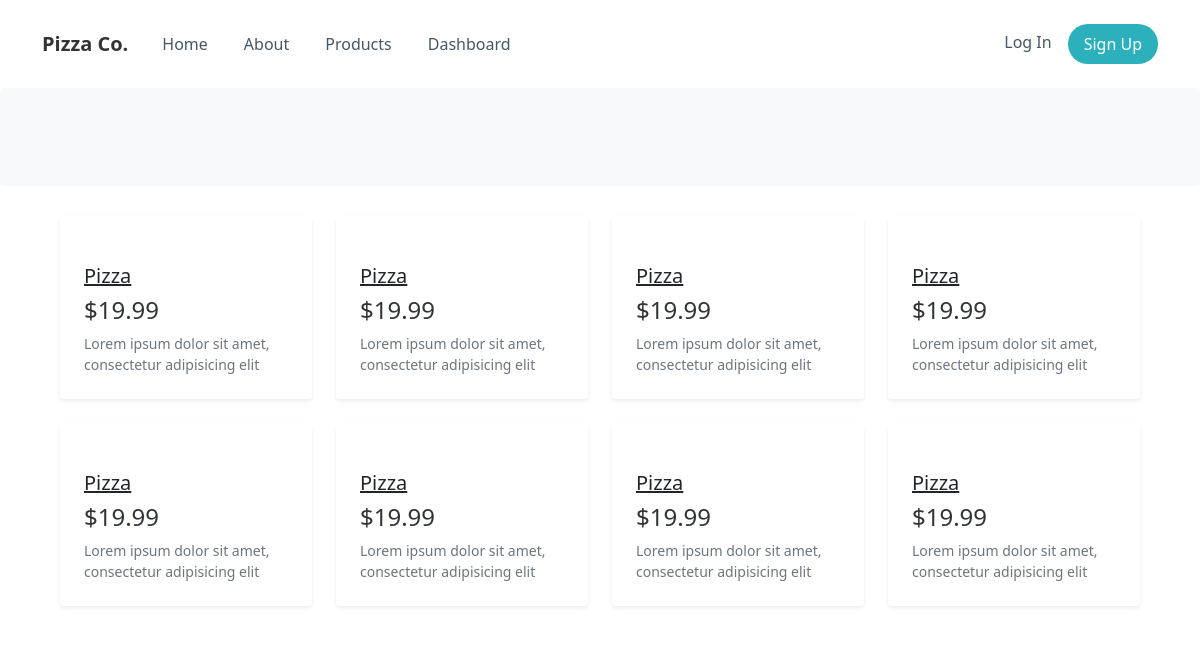
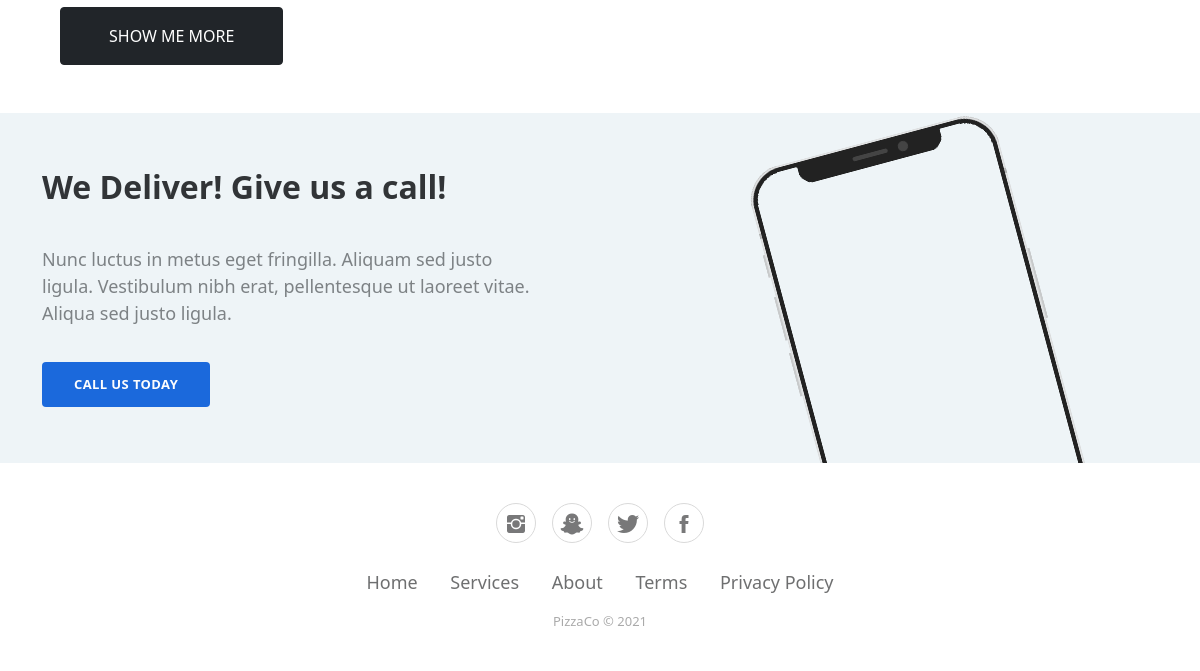
/products, run on an earlier commit of the app's database (2 pictures, top to bottom).
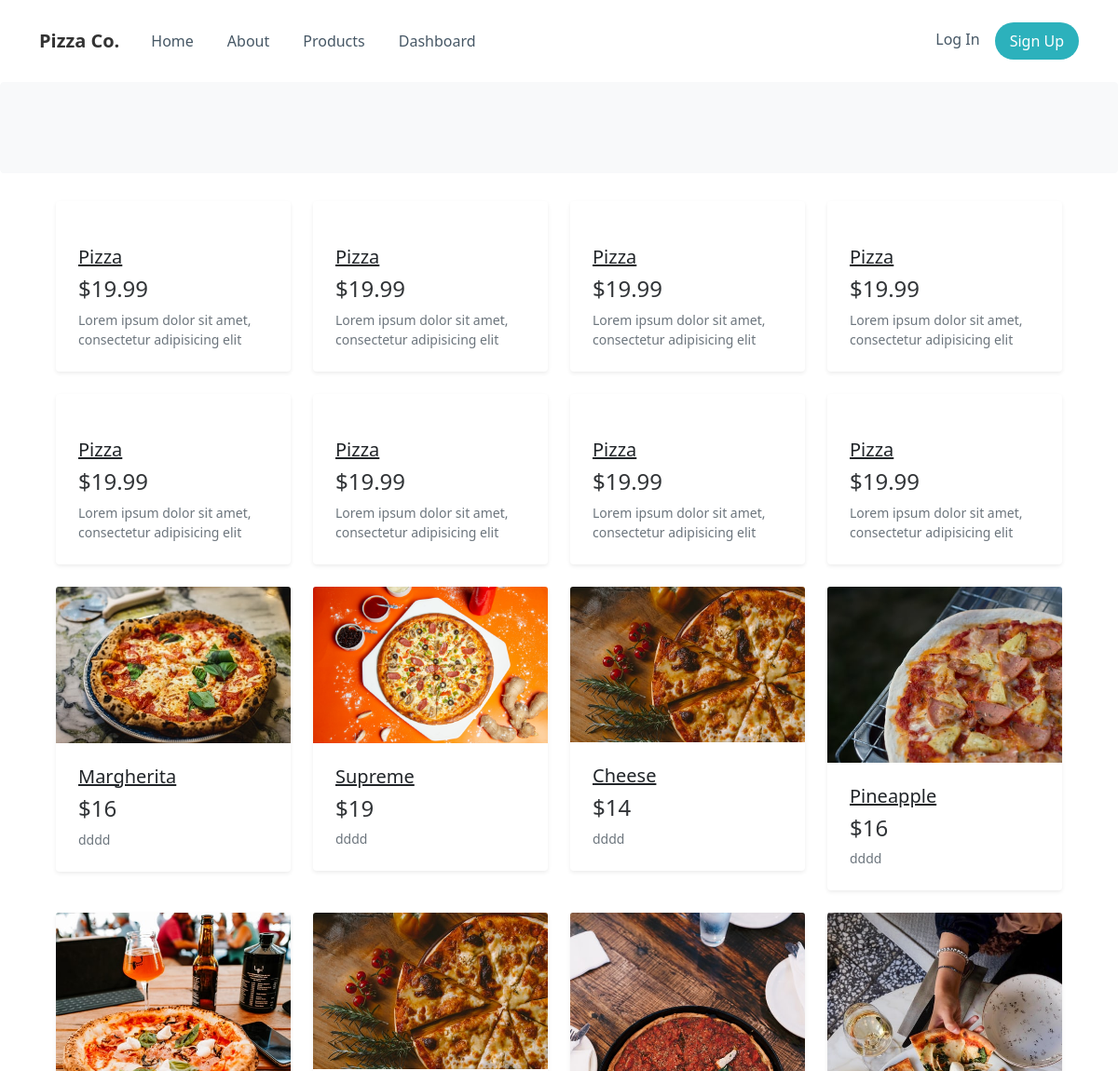
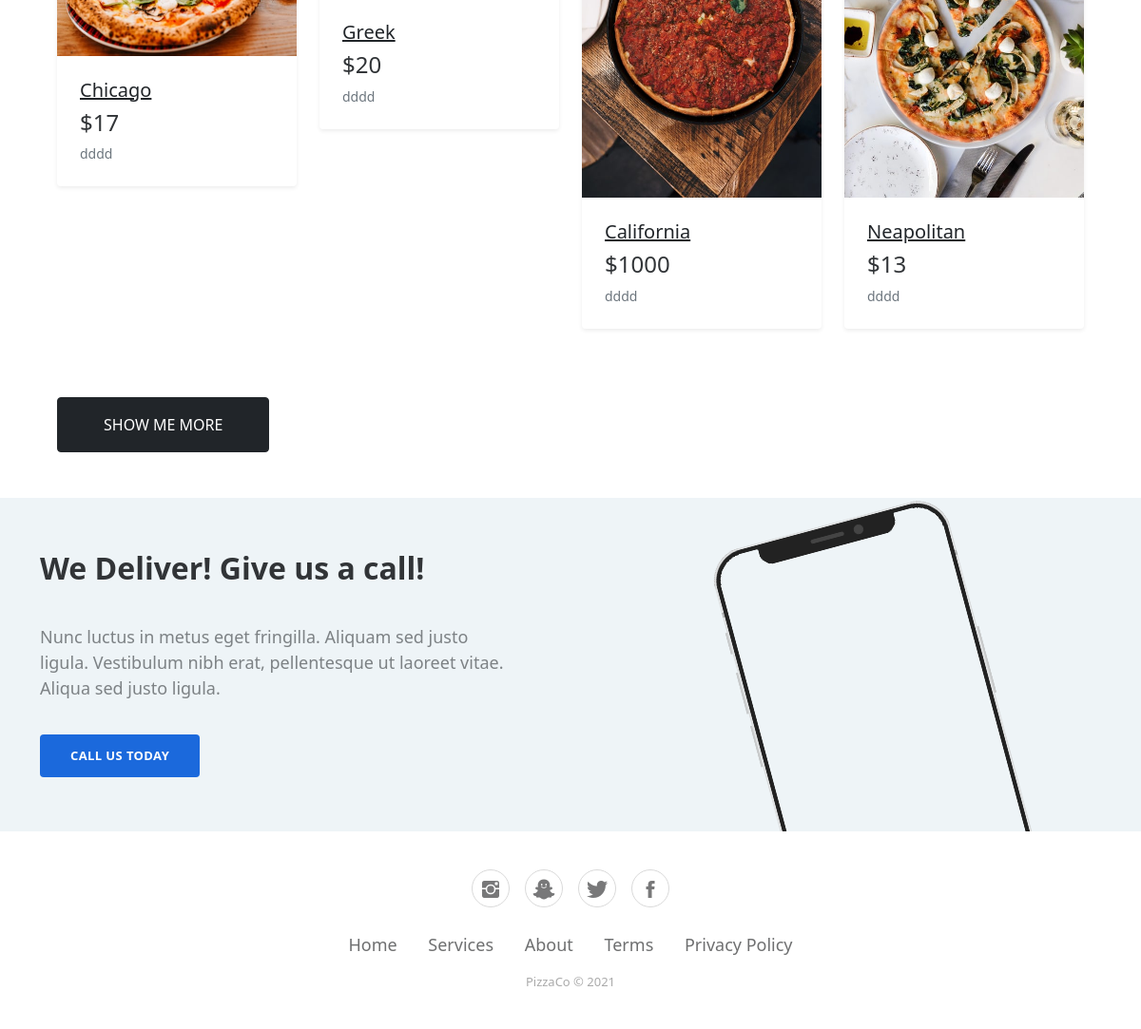
And on a later commit of the database (2 pictures, top to bottom).
### webpage/models.py (models this page shows)
class Product(models.Model):
    name = models.CharField(max_length=100)
    imgURL = models.ImageField(upload_to='pics')
    desc = models.TextField()
    price = models.IntegerField()

### webpage/views.py (the view)
# urls.py: path('products', views.products, name='products'),
def products(request):
    products = Product.objects.all()
    return render(request, 'products.html', {'products': products})

### templates/products.html (shortened to what this page needs)
{% load static %}
<!DOCTYPE html>
<html lang="en">
<head>
    <link rel="stylesheet" href="{% static 'bootstrap/css/bootstrap.min.css' %}">
    <link rel="stylesheet" href="{% static 'fonts/ionicons.min.css' %}">
    <link rel="stylesheet" href="{% static 'css/styles.min.css' %}">
    <link rel="stylesheet" href="https://cdnjs.cloudflare.com/ajax/libs/baguettebox.js/1.10.0/baguetteBox.min.css">
</head>
<body>
    <nav class="navbar navbar-light navbar-expand-md navigation-clean-button">
        <div class="container"><a class="navbar-brand" href="/">Pizza Co.</a>
            <div class="collapse navbar-collapse" id="navcol-1">
                <ul class="navbar-nav me-auto">
                    <li class="nav-item"><a class="nav-link" href="/">Home</a></li>
                    <li class="nav-item"><a class="nav-link" href="/about">About</a></li>
                    <li class="nav-item"><a class="nav-link" href="/products">Products</a></li>
                    <li class="nav-item"><a class="nav-link" href="/dashboard">Dashboard</a></li>
                </ul><span class="navbar-text actions"> <a class="login" href="/login">Log In</a><a class="btn btn-light action-button" role="button" href="/signup">Sign Up</a></span>
            </div>
        </div>
    </nav>
    <div class="bg-light border rounded border-light hero-technology jumbotron py-5 px-4"></div><div class="photo-gallery">
<div class="container-fluid">
  <div class="px-lg-5">
    <div class="row">
      <div class="col-xl-3 col-lg-4 col-md-6 mb-4">
        <div class="bg-white rounded shadow-sm">
          <div class="p-4">
            <h5> <a href="#" class="text-dark">Pizza</a></h5>
              <h4>$19.99</h4>
            <p class="small text-muted mb-0">Lorem ipsum dolor sit amet, consectetur adipisicing elit</p>
          </div>
        </div>
      </div>
      <div class="col-xl-3 col-lg-4 col-md-6 mb-4">
        <div class="bg-white rounded shadow-sm">
          <div class="p-4">
            <h5> <a href="#" class="text-dark">Pizza</a></h5>
              <h4>$19.99</h4>
            <p class="small text-muted mb-0">Lorem ipsum dolor sit amet, consectetur adipisicing elit</p>
          </div>
        </div>
      </div>
      <div class="col-xl-3 col-lg-4 col-md-6 mb-4">
        <div class="bg-white rounded shadow-sm">
          <div class="p-4">
            <h5> <a href="#" class="text-dark">Pizza</a></h5>
              <h4>$19.99</h4>
            <p class="small text-muted mb-0">Lorem ipsum dolor sit amet, consectetur adipisicing elit</p>
          </div>
        </div>
      </div>
      <div class="col-xl-3 col-lg-4 col-md-6 mb-4">
        <div class="bg-white rounded shadow-sm">
          <div class="p-4">
            <h5> <a href="#" class="text-dark">Pizza</a></h5>
              <h4>$19.99</h4>
            <p class="small text-muted mb-0">Lorem ipsum dolor sit amet, consectetur adipisicing elit</p>
          </div>
        </div>
      </div>
      <div class="col-xl-3 col-lg-4 col-md-6 mb-4">
        <div class="bg-white rounded shadow-sm">
          <div class="p-4">
            <h5> <a href="#" class="text-dark">Pizza</a></h5>
              <h4>$19.99</h4>
            <p class="small text-muted mb-0">Lorem ipsum dolor sit amet, consectetur adipisicing elit</p>
          </div>
        </div>
      </div>
      <div class="col-xl-3 col-lg-4 col-md-6 mb-4">
        <div class="bg-white rounded shadow-sm">
          <div class="p-4">
            <h5> <a href="#" class="text-dark">Pizza</a></h5>
              <h4>$19.99</h4>
            <p class="small text-muted mb-0">Lorem ipsum dolor sit amet, consectetur adipisicing elit</p>
          </div>
        </div>
      </div>
      <div class="col-xl-3 col-lg-4 col-md-6 mb-4">
        <div class="bg-white rounded shadow-sm">
          <div class="p-4">
            <h5> <a href="#" class="text-dark">Pizza</a></h5>
              <h4>$19.99</h4>
            <p class="small text-muted mb-0">Lorem ipsum dolor sit amet, consectetur adipisicing elit</p>
          </div>
        </div>
      </div>
      <div class="col-xl-3 col-lg-4 col-md-6 mb-4">
        <div class="bg-white rounded shadow-sm">
          <div class="p-4">
            <h5> <a href="#" class="text-dark">Pizza</a></h5>
              <h4>$19.99</h4>
            <p class="small text-muted mb-0">Lorem ipsum dolor sit amet, consectetur adipisicing elit</p>
          </div>
        </div>
      </div>
      {% block content %}
      {% for product in products %}
              <div class="col-xl-3 col-lg-4 col-md-6 mb-4">
                <div class="bg-white rounded shadow-sm"><img src="{{product.imgURL.url}}" alt="" class="img-fluid card-img-top">
                  <div class="p-4">
                    <h5> <a href="#" class="text-dark">{{product.name}}</a></h5>
                      <h4>${{product.price}}</h4>
                    <p class="small text-muted mb-0">dddd{{product.description}}</p>
                  </div>
                </div>
              </div>
              {% endfor %}
              {% endblock content %}
    </div>
    <div class="py-5 text-right"><a href="#" class="btn btn-dark px-5 py-3 text-uppercase">Show me more</a></div>
  </div>
</div>
</div>
    <section class="highlight-phone">
        <div class="container">
            <div class="row">
                <div class="col-md-8">
                    <div class="intro">
                        <h2>We Deliver! Give us a call!</h2>
                        <p>Nunc luctus in metus eget fringilla. Aliquam sed justo ligula. Vestibulum nibh erat, pellentesque ut laoreet vitae. Aliqua sed justo ligula.</p><a class="btn btn-primary" role="button" href="#">Call us today</a>
                    </div>
                </div>
                <div class="col-sm-4">
                    <div class="d-none d-md-block phone-mockup"><img class="device" src="{% static 'img/phone.svg' %}"></div>
                </div>
            </div>
        </div>
    </section>
    <footer class="footer-basic">
        <div class="social"><a href="#"><i class="icon ion-social-instagram"></i></a><a href="#"><i class="icon ion-social-snapchat"></i></a><a href="#"><i class="icon ion-social-twitter"></i></a><a href="#"><i class="icon ion-social-facebook"></i></a></div>
        <ul class="list-inline">
            <li class="list-inline-item"><a href="#">Home</a></li>
            <li class="list-inline-item"><a href="#">Services</a></li>
            <li class="list-inline-item"><a href="#">About</a></li>
            <li class="list-inline-item"><a href="#">Terms</a></li>
            <li class="list-inline-item"><a href="#">Privacy Policy</a></li>
        </ul>
        <p class="copyright">PizzaCo © 2021</p>
    </footer>
</body>
</html>

What changed in the data, as far as the page shows it:
added Product: imgURL (picture), name "Margherita", price "16"
added Product: imgURL (picture), name "Supreme", price "19"
added Product: imgURL (picture), name "Cheese", price "14"
added Product: imgURL (picture), name "Pineapple", price "16"
added Product: imgURL (picture), name "Chicago", price "17"
added Product: imgURL (picture), name "Greek", price "20"
added Product: imgURL (picture), name "California", price "1000"
added Product: imgURL (picture), name "Neapolitan", price "13"
